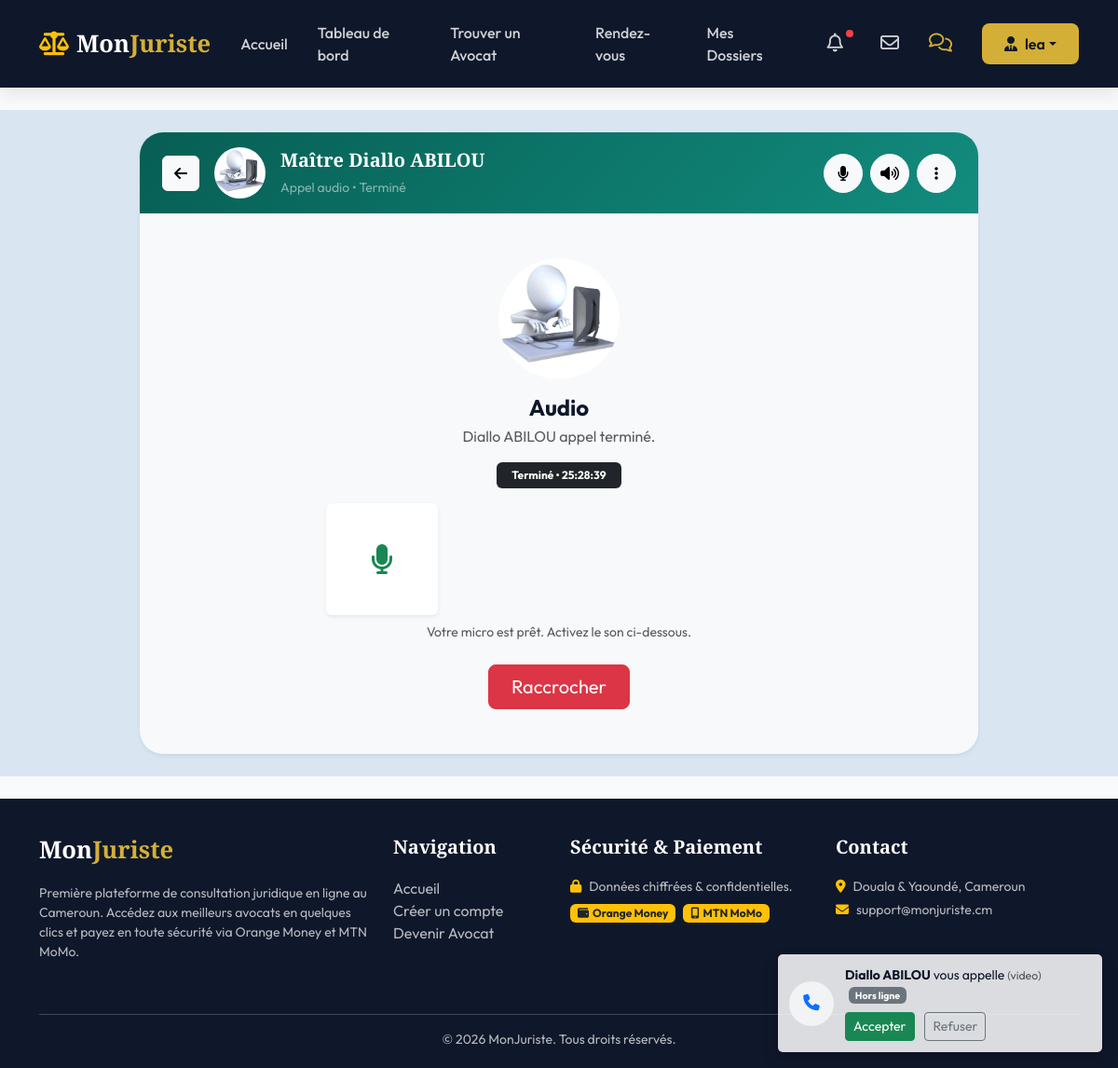
/messages/call/2/ (signed in), run on an earlier commit of the app's database.
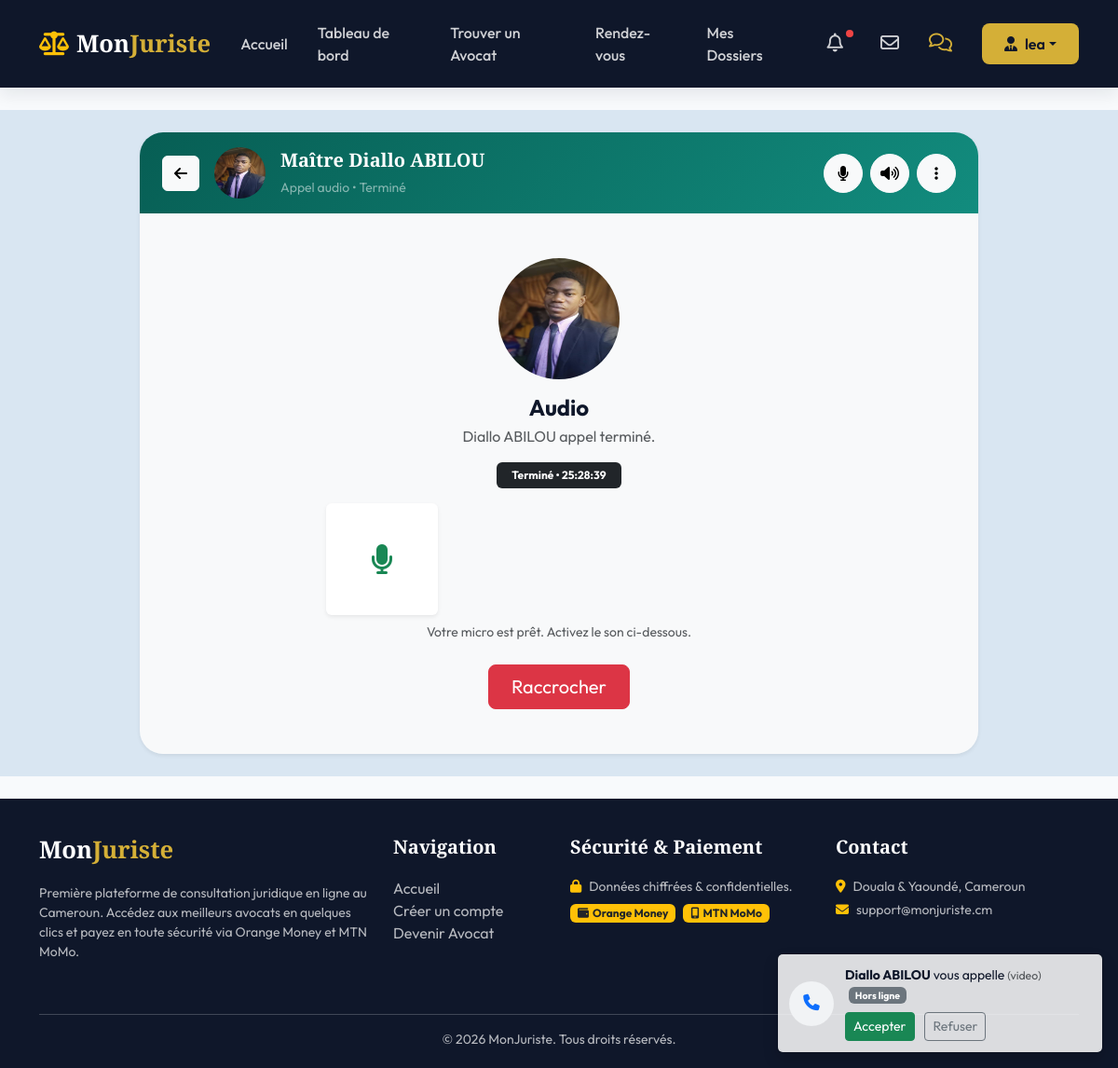
And on a later commit of the database.
### monjuriste/models.py (models this page shows, shortened)
class ConversationCall(models.Model):
    TYPE_CHOICES = (
        ('AUDIO', 'Audio'),
        ('VIDEO', 'Vidéo'),
    )
    STATUS_CHOICES = (
        ('REQUESTED', 'Demandé'),
        ('ONGOING', 'En cours'),
        ('ENDED', 'Terminé'),
        ('MISSED', 'Manqué'),
    )
    conversation = models.ForeignKey(Conversation, on_delete=models.CASCADE, related_name='calls')
    initiator = models.ForeignKey(User, on_delete=models.CASCADE, related_name='calls_initiated')
    call_type = models.CharField(max_length=10, choices=TYPE_CHOICES)
    status = models.CharField(max_length=10, choices=STATUS_CHOICES, default='REQUESTED')
    started_at = models.DateTimeField(auto_now_add=True)
    updated_at = models.DateTimeField(auto_now=True)
    ended_at = models.DateTimeField(blank=True, null=True)
    accepted = models.BooleanField(default=False)
    class Meta:
        verbose_name = "Appel"
        verbose_name_plural = "Appels"
        ordering = ['-started_at']

class Conversation(models.Model):
    client = models.ForeignKey(ClientProfile, on_delete=models.CASCADE, related_name='conversations')
    avocat = models.ForeignKey(AvocatProfile, on_delete=models.CASCADE, related_name='conversations')
    dossier = models.ForeignKey(Dossier, on_delete=models.SET_NULL, null=True, blank=True, related_name='conversations')
    created_at = models.DateTimeField(auto_now_add=True)
    updated_at = models.DateTimeField(auto_now=True)
    class Meta:
        verbose_name = "Conversation"
        verbose_name_plural = "Conversations"
        unique_together = ('client', 'avocat')
        ordering = ['-updated_at']

class AvocatProfile(models.Model):
    user = models.OneToOneField(User, on_delete=models.CASCADE, related_name='avocat_profile')
    specialites = models.ManyToManyField(Specialite, related_name='avocats', blank=True)
    tarif_horaire = models.DecimalField(max_digits=10, decimal_places=2, default=0.0)
    description = models.TextField(blank=True)
    cabinet = models.CharField(max_length=200, blank=True, verbose_name="Cabinet / Étude")
    ville = models.CharField(max_length=100, blank=True, verbose_name="Ville")
    annees_experience = models.PositiveIntegerField(default=0, verbose_name="Années d'expérience")
    is_approved = models.BooleanField(default=False, verbose_name="Approuvé par l'admin")
    class Meta:
        verbose_name = "Profil Avocat"
        verbose_name_plural = "Profils Avocats"

class User(AbstractUser):
    ROLE_CHOICES = (
        ('CLIENT', 'Client'),
        ('AVOCAT', 'Avocat'),
        ('ADMIN', 'Administrateur'),
    )
    role = models.CharField(max_length=20, choices=ROLE_CHOICES, default='CLIENT')
    telephone = models.CharField(max_length=20, blank=True, null=True)
    photo = models.ImageField(upload_to='profiles/', blank=True, null=True)

### monjuriste/views.py (the view, shortened to what this page needs)
# urls.py: path('messages/call/<int:call_id>/', views.call_room, name='call_room'),
@login_required
def call_room(request, call_id):
    call = get_object_or_404(ConversationCall, id=call_id)
    user = request.user
    is_client = hasattr(user, 'client_profile') and call.conversation.client.user == user
    is_avocat = hasattr(user, 'avocat_profile') and call.conversation.avocat.user == user
    if not (is_client or is_avocat):
        raise PermissionDenied("Vous n'avez pas accès à cet appel.")
    return render(request, 'messages/call_room.html', {
        'call': call,
        'is_client': is_client,
        'is_avocat': is_avocat,
        'user': user,
    })

### templates/messages/call_room.html (shortened to what the changed rows need)
{% extends 'base.html' %}
{% block content %}
<div class="chat-page py-4">
    <div class="chat-window mx-auto shadow-sm p-0">
        <div class="chat-header d-flex align-items-center justify-content-between px-4 py-3">
            <div class="d-flex align-items-center">
                <div class="rounded-circle overflow-hidden me-3 chat-avatar">
                    {% if is_client %}
                        {% if call.conversation.avocat.user.photo %}
                            <img src="{{ call.conversation.avocat.user.photo.url }}" class="w-100 h-100" alt="Avatar">
                        {% else %}
                            <i class="fa-solid fa-user-tie"></i>
                        {% endif %}
                    {% else %}
                        {% if call.conversation.client.user.photo %}
                            <img src="{{ call.conversation.client.user.photo.url }}" class="w-100 h-100" alt="Avatar">
                        {% else %}
                            <i class="fa-solid fa-user"></i>
                        {% endif %}
                    {% endif %}
                </div>
                <div>
                    <h5 class="mb-1 text-white font-serif">
                        {% if is_client %}
                            Maître {{ call.conversation.avocat.user.get_full_name }}
                        {% else %}
                            {{ call.conversation.client.user.get_full_name }}
                        {% endif %}
                    </h5>
                    <small class="text-white-50">Appel {{ call.get_call_type_display|lower }} • {{ call.get_status_display }}</small>
                </div>
            </div>
        </div>
        <div class="call-body d-flex flex-column align-items-center justify-content-center px-4 py-5 bg-light">
            <div class="call-avatar rounded-circle overflow-hidden mb-3">
                {% if is_client %}
                    {% if call.conversation.avocat.user.photo %}
                        <img src="{{ call.conversation.avocat.user.photo.url }}" class="w-100 h-100" alt="Avatar">
                    {% else %}
                        <i class="fa-solid fa-user-tie"></i>
                    {% endif %}
                {% else %}
                    {% if call.conversation.client.user.photo %}
                        <img src="{{ call.conversation.client.user.photo.url }}" class="w-100 h-100" alt="Avatar">
                    {% else %}
                        <i class="fa-solid fa-user"></i>
                    {% endif %}
                {% endif %}
            </div>
            <h4 class="mb-1">{{ call.get_call_type_display }}</h4>
            <p class="text-muted mb-3">
                {% if is_avocat %}
                    {{ call.conversation.client.user.get_full_name }}
                {% else %}
                    {{ call.conversation.avocat.user.get_full_name }}
                {% endif %}
                {% if call.status == 'REQUESTED' %}
                    vous invite à appeler.
                {% elif call.status == 'ONGOING' %}
                    appel en cours.
                {% else %}
                    appel terminé.
                {% endif %}
            </p>
            <div class="mb-3 text-center">
                <div class="badge bg-dark text-white px-3 py-2" id="call-timer" data-started-at="{{ call.started_at|date:'c' }}" data-ended-at="{% if call.ended_at %}{{ call.ended_at|date:'c' }}{% endif %}" data-status="{{ call.status }}">
                </div>
            </div>
            <div class="call-preview mb-4">
                {% if call.call_type == 'VIDEO' %}
                    <video id="local-video" autoplay muted playsinline class="rounded"></video>
                    <div class="small text-muted mt-2">Votre vidéo locale. L'appel réel nécessitera le support de WebRTC.</div>
                {% else %}
                    <div class="audio-preview rounded p-4 bg-white shadow-sm mb-2">
                    </div>
                    <div class="small text-muted">Votre micro est prêt. Activez le son ci-dessous.</div>
                {% endif %}
            </div>
            <div class="d-flex gap-3">
                <form method="post">
                </form>
            </div>
        </div>
    </div>
</div>
{% endblock %}

What changed in the data, as far as the page shows it:
changed through a linked row, ConversationCall "Audio": conversation.avocat.user.photo: a different picture
